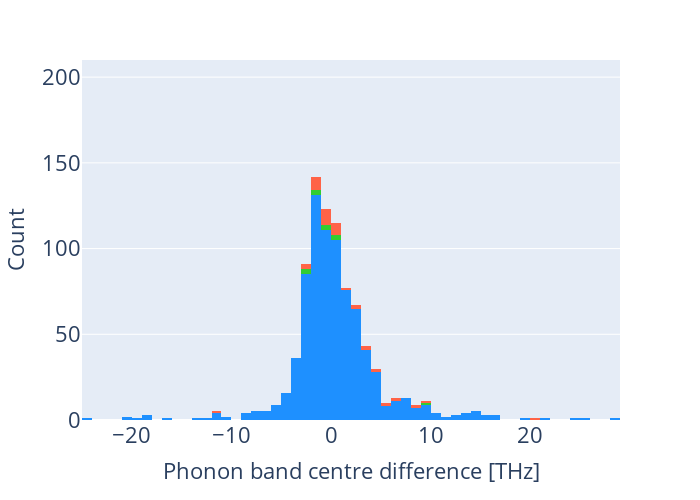
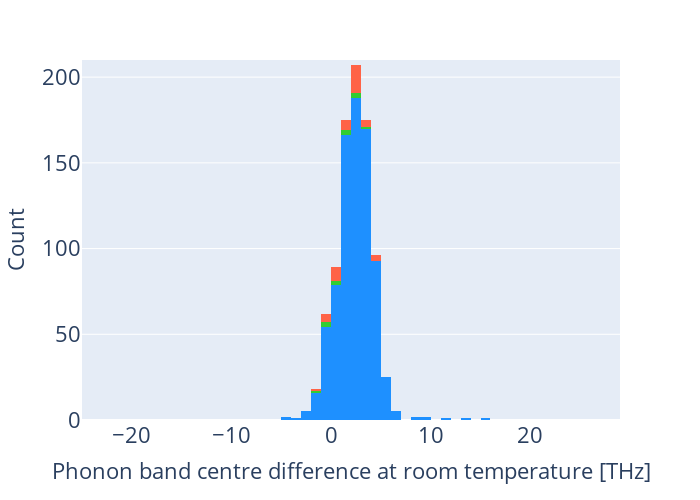

The notebook cell these images were saved under, in order:
### Markdown cell above
### Scatter plots

### Code cell
d_list = [d_fav, d_favRT]
xtitle = ['Phonon band centre difference [THz]', 'Phonon band centre difference at room temperature [THz]']
fn_suffix = ['', 'rt']

for j, descriptor in enumerate(d_list):
    #store feature vector into dataframe
    df = pd.DataFrame(columns = ['Index','Phonon Band Centre Difference [THz]'])
    df['Index'] = mat_idx
    df['Phonon Band Centre Difference [THz]'] = descriptor
    #add formulaes to be able to analyse later
    formulaes = []
    for i in [*range(0, s)]:
        formulaes.append(data.loc[i,'formula_pretty_reduced'])
    df['Formula'] = formulaes
    #add conductivity labels
    conductivity = []
    conductivity_log = []
    conductivity_verbose = []
    for i in [*range(0, s)]:
        conductivity.append(data.loc[i,'σ(RT)(S cm-1)'])
        conductivity_log.append(np.log(data.loc[i,'σ(RT)(S cm-1)']))
        if data.loc[i,'Conductor?'] == True:
            conductivity_verbose.append('Yes')
        elif data.loc[i,'Conductor?'] == False:
            conductivity_verbose.append('No')
        else:
            conductivity_verbose.append('Unknown')
    df['σ(RT)(S cm-1)'] = conductivity
    df['log[σ(RT)(S cm-1)]'] = conductivity_log
    df['Conductor?'] = conductivity_verbose

    #histograms
    bin_max = max(df['Phonon Band Centre Difference [THz]'])
    bin_min = min(df['Phonon Band Centre Difference [THz]'])
    bin_range = bin_max-bin_min
    bins_num = int(bin_range*2)
    print(bins_num)
    
    #histograms
    hist = px.histogram(df, x='Phonon Band Centre Difference [THz]', nbins = bins_num,
                        color='Conductor?', color_discrete_sequence=['dodgerblue', 'limegreen', 'tomato'])
    hist.update_layout(autosize=False, height=500, width=700,
                       yaxis=dict(title_text="Count", titlefont=dict(size=fs), tickfont=dict(size=fs),
                                  showgrid=True),
                       yaxis_range=[0, 210],
                       xaxis=dict(title_text=xtitle[j], titlefont=dict(size=fs), tickfont=dict(size=fs)),
                       xaxis_range=[-25,29],
                       legend=dict(title_text="Ionic Conductor?",font=dict(size=fs), 
                                   yanchor='top', y=0.96, xanchor='right', x=0.96,
                                   bgcolor='rgba(1, 1, 1, 0.0)'),
                       showlegend=False)

    #scatter
    fig = px.scatter(df, x='Phonon Band Centre Difference [THz]', y='Index', 
                     color='Conductor?', hover_data=['σ(RT)(S cm-1)', 'Formula'],
                     color_discrete_sequence=['dodgerblue', 'limegreen', 'tomato'])

    fig.update_traces(marker=dict(size=6,
                                  line=dict(width=0.3,
                                            color='DarkSlateGrey')),
                      selector=dict(mode='markers'))

    fn = 'distrib_pbcdiff_'+fn_suffix[j]+'.pdf'
    hist.write_image(fn)
    #fig.write_html('clustering.html')
    hist.show()
    #fig.show()

### Figure 1 — Plotly figure (JSON) as saved in the notebook; plotly's stock layout.template omitted (floating-point values rounded to 4 significant figures; data arrays with more than 128 entries replaced by an {"elided": "..."} marker saying what was removed)
{"data": [{"alignmentgroup": "True", "bingroup": "x", "hovertemplate": "Conductor?=Unknown<br>Phonon Band Centre Difference [THz]=%{x}<br>count=%{y}<extra></extra>", "legendgroup": "Unknown", "marker": {"color": "dodgerblue", "pattern": {"shape": ""}}, "name": "Unknown", "nbinsx": 118, "offsetgroup": "Unknown", "orientation": "v", "showlegend": true, "type": "histogram", "x": {"elided": "811 float values"}, "xaxis": "x", "yaxis": "y"}, {"alignmentgroup": "True", "bingroup": "x", "hovertemplate": "Conductor?=Yes<br>Phonon Band Centre Difference [THz]=%{x}<br>count=%{y}<extra></extra>", "legendgroup": "Yes", "marker": {"color": "limegreen", "pattern": {"shape": ""}}, "name": "Yes", "nbinsx": 118, "offsetgroup": "Yes", "orientation": "v", "showlegend": true, "type": "histogram", "x": [-1.043, 9.289, -0.5519, -0.8669, -1.432, 0.05318, 0.0206, 0.6123, -1.343, -2.336, -2.267, -0.06237, -2.407], "xaxis": "x", "yaxis": "y"}, {"alignmentgroup": "True", "bingroup": "x", "hovertemplate": "Conductor?=No<br>Phonon Band Centre Difference [THz]=%{x}<br>count=%{y}<extra></extra>", "legendgroup": "No", "marker": {"color": "tomato", "pattern": {"shape": ""}}, "name": "No", "nbinsx": 118, "offsetgroup": "No", "orientation": "v", "showlegend": true, "type": "histogram", "x": [0.5409, 2.465, 0.7657, 8.171, -2.362, 4.871, 0.9698, 3.588, -0.03294, -0.8998, -0.8487, 20.67, -1.44, 2.61, -0.5607, -2.27, -1.305, -0.917, -1.761, 0.9394, 6.724, -1.189, 5.204, -1.379, -0.8552, 1.729, -2.008, 6.159, -0.8377, 4.557, 9.028, -1.259, 5.307, -0.4926, -11.65, 0.8129, 0.6701, -1.944, -0.4726, -1.231, 8.087, 3.013, 0.8939], "xaxis": "x", "yaxis": "y"}], "layout": {"autosize": false, "barmode": "relative", "height": 500, "legend": {"bgcolor": "rgba(1, 1, 1, 0.0)", "font": {"size": 22}, "title": {"text": "Ionic Conductor?"}, "tracegroupgap": 0, "x": 0.96, "xanchor": "right", "y": 0.96, "yanchor": "top"}, "margin": {"t": 60}, "showlegend": false, "width": 700, "xaxis": {"anchor": "y", "domain": [0, 1], "range": [-25, 29], "tickfont": {"size": 22}, "title": {"font": {"size": 22}, "text": "Phonon band centre difference [THz]"}}, "yaxis": {"anchor": "x", "domain": [0, 1], "range": [0, 210], "showgrid": true, "tickfont": {"size": 22}, "title": {"font": {"size": 22}, "text": "Count"}}}}

### Figure 2 — Plotly figure (JSON) as saved in the notebook; plotly's stock layout.template omitted (floating-point values rounded to 4 significant figures; data arrays with more than 128 entries replaced by an {"elided": "..."} marker saying what was removed)
{"data": [{"alignmentgroup": "True", "bingroup": "x", "hovertemplate": "Conductor?=Unknown<br>Phonon Band Centre Difference [THz]=%{x}<br>count=%{y}<extra></extra>", "legendgroup": "Unknown", "marker": {"color": "dodgerblue", "pattern": {"shape": ""}}, "name": "Unknown", "nbinsx": 38, "offsetgroup": "Unknown", "orientation": "v", "showlegend": true, "type": "histogram", "x": {"elided": "811 float values"}, "xaxis": "x", "yaxis": "y"}, {"alignmentgroup": "True", "bingroup": "x", "hovertemplate": "Conductor?=Yes<br>Phonon Band Centre Difference [THz]=%{x}<br>count=%{y}<extra></extra>", "legendgroup": "Yes", "marker": {"color": "limegreen", "pattern": {"shape": ""}}, "name": "Yes", "nbinsx": 38, "offsetgroup": "Yes", "orientation": "v", "showlegend": true, "type": "histogram", "x": [0.4062, -1.611, 2.38, 0.5372, 1.632, -0.1483, -0.2222, 1.802, 2.746, 2.843, 3.062, -0.3479, 1.37], "xaxis": "x", "yaxis": "y"}, {"alignmentgroup": "True", "bingroup": "x", "hovertemplate": "Conductor?=No<br>Phonon Band Centre Difference [THz]=%{x}<br>count=%{y}<extra></extra>", "legendgroup": "No", "marker": {"color": "tomato", "pattern": {"shape": ""}}, "name": "No", "nbinsx": 38, "offsetgroup": "No", "orientation": "v", "showlegend": true, "type": "histogram", "x": [4.064, 1.777, 0.4619, 3.661, 2.996, 2.997, -0.7498, -0.8214, 1.256, 2.219, 3.915, 0.1382, 1.083, 0.445, 2.521, 2.402, 1.512, 3.22, 2.77, 2.682, -0.5802, 2.158, 1.036, 2.163, 4.168, 2.521, 2.713, -1.417, 4.086, -0.1927, 1.541, 2.284, 0.7348, 2.338, 0.9143, 0.351, 2.151, 2.818, 2.492, 0.9759, 0.1532, 3.275, -0.6859], "xaxis": "x", "yaxis": "y"}], "layout": {"autosize": false, "barmode": "relative", "height": 500, "legend": {"bgcolor": "rgba(1, 1, 1, 0.0)", "font": {"size": 22}, "title": {"text": "Ionic Conductor?"}, "tracegroupgap": 0, "x": 0.96, "xanchor": "right", "y": 0.96, "yanchor": "top"}, "margin": {"t": 60}, "showlegend": false, "width": 700, "xaxis": {"anchor": "y", "domain": [0, 1], "range": [-25, 29], "tickfont": {"size": 22}, "title": {"font": {"size": 22}, "text": "Phonon band centre difference at room temperature [THz]"}}, "yaxis": {"anchor": "x", "domain": [0, 1], "range": [0, 210], "showgrid": true, "tickfont": {"size": 22}, "title": {"font": {"size": 22}, "text": "Count"}}}}
